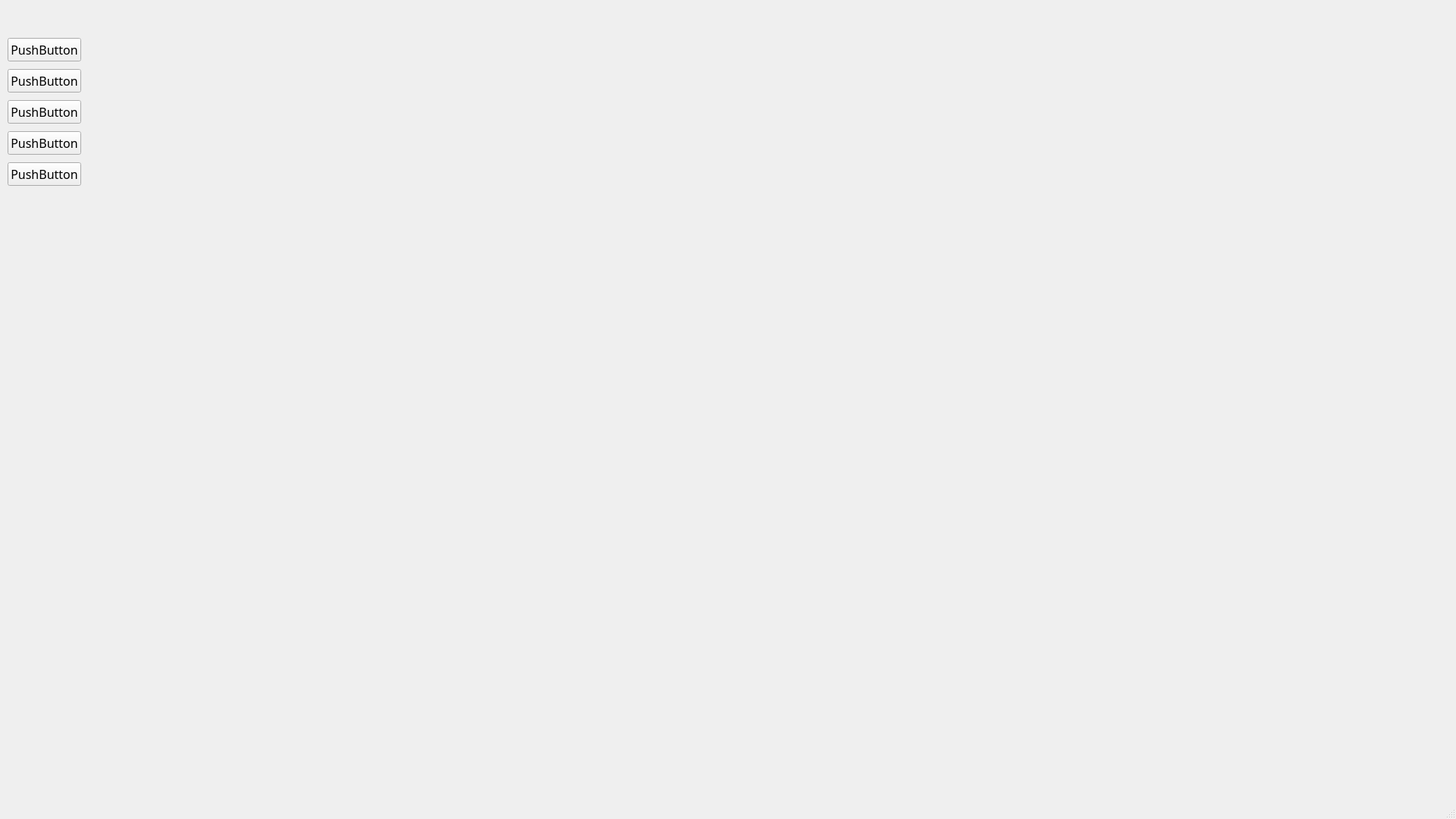
<?xml version="1.0" encoding="UTF-8"?>
<ui version="4.0">
 <class>MainWindow</class>
 <widget class="QMainWindow" name="MainWindow">
  <property name="geometry">
   <rect>
    <x>0</x>
    <y>0</y>
    <width>1920</width>
    <height>1080</height>
   </rect>
  </property>
  <property name="windowTitle">
   <string>MainWindow</string>
  </property>
  <widget class="QWidget" name="centralwidget">
   <widget class="QWidget" name="layoutWidget">
    <property name="geometry">
     <rect>
      <x>10</x>
      <y>10</y>
      <width>1891</width>
      <height>1021</height>
     </rect>
    </property>
    <layout class="QHBoxLayout" name="horizontalLayout">
     <property name="sizeConstraint">
      <enum>QLayout::SetDefaultConstraint</enum>
     </property>
     <item>
      <layout class="QVBoxLayout" name="verticalLayout">
       <property name="spacing">
        <number>10</number>
       </property>
       <property name="sizeConstraint">
        <enum>QLayout::SetFixedSize</enum>
       </property>
       <item>
        <spacer name="verticalSpacer_2">
         <property name="orientation">
          <enum>Qt::Vertical</enum>
         </property>
         <property name="sizeType">
          <enum>QSizePolicy::Fixed</enum>
         </property>
         <property name="sizeHint" stdset="0">
          <size>
           <width>20</width>
           <height>40</height>
          </size>
         </property>
        </spacer>
       </item>
       <item>
        <widget class="QPushButton" name="pushButton1">
         <property name="sizePolicy">
          <sizepolicy hsizetype="Minimum" vsizetype="Fixed">
           <horstretch>0</horstretch>
           <verstretch>0</verstretch>
          </sizepolicy>
         </property>
         <property name="font">
          <font>
           <family>標楷體</family>
           <pointsize>12</pointsize>
          </font>
         </property>
         <property name="text">
          <string>PushButton</string>
         </property>
        </widget>
       </item>
       <item>
        <widget class="QPushButton" name="pushButton2">
         <property name="font">
          <font>
           <family>標楷體</family>
           <pointsize>12</pointsize>
          </font>
         </property>
         <property name="text">
          <string>PushButton</string>
         </property>
        </widget>
       </item>
       <item>
        <widget class="QPushButton" name="pushButton3">
         <property name="font">
          <font>
           <family>標楷體</family>
           <pointsize>12</pointsize>
          </font>
         </property>
         <property name="text">
          <string>PushButton</string>
         </property>
        </widget>
       </item>
       <item>
        <widget class="QPushButton" name="pushButton4">
         <property name="font">
          <font>
           <family>標楷體</family>
           <pointsize>12</pointsize>
          </font>
         </property>
         <property name="text">
          <string>PushButton</string>
         </property>
        </widget>
       </item>
       <item>
        <widget class="QPushButton" name="pushButton5">
         <property name="font">
          <font>
           <family>標楷體</family>
           <pointsize>12</pointsize>
          </font>
         </property>
         <property name="text">
          <string>PushButton</string>
         </property>
        </widget>
       </item>
       <item>
        <spacer name="verticalSpacer">
         <property name="orientation">
          <enum>Qt::Vertical</enum>
         </property>
         <property name="sizeType">
          <enum>QSizePolicy::Expanding</enum>
         </property>
         <property name="sizeHint" stdset="0">
          <size>
           <width>20</width>
           <height>40</height>
          </size>
         </property>
        </spacer>
       </item>
      </layout>
     </item>
     <item>
      <layout class="QVBoxLayout" name="verticalLayout_2">
       <property name="sizeConstraint">
        <enum>QLayout::SetMaximumSize</enum>
       </property>
       <item>
        <spacer name="horizontalSpacer">
         <property name="orientation">
          <enum>Qt::Horizontal</enum>
         </property>
         <property name="sizeType">
          <enum>QSizePolicy::Expanding</enum>
         </property>
         <property name="sizeHint" stdset="0">
          <size>
           <width>40</width>
           <height>20</height>
          </size>
         </property>
        </spacer>
       </item>
      </layout>
     </item>
    </layout>
   </widget>
  </widget>
  <widget class="QMenuBar" name="menubar">
   <property name="geometry">
    <rect>
     <x>0</x>
     <y>0</y>
     <width>1920</width>
     <height>25</height>
    </rect>
   </property>
  </widget>
  <widget class="QStatusBar" name="statusbar"/>
 </widget>
 <resources/>
 <connections/>
</ui>
